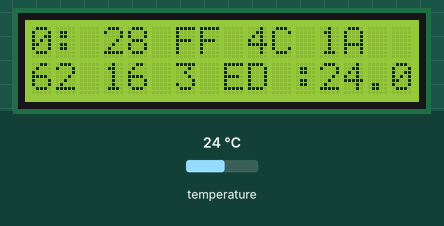
Bench run of a sketch on a simulated Arduino Uno, built with avr-gcc and run on an emulated ATmega328P. On the bench: 16×2 character LCD. Inputs (shaded band) come from the test bench; at power-on: temperature 24 °C.

Above: at 2.4 s.
2.5 s: temperature set to 12 °C
At 9.0 s:
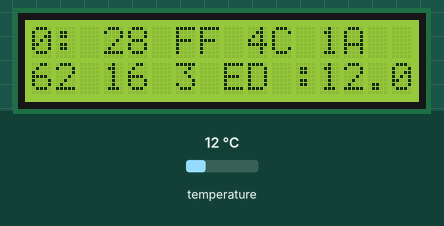
9.3 s: temperature set to 19 °C
At 14.1 s:
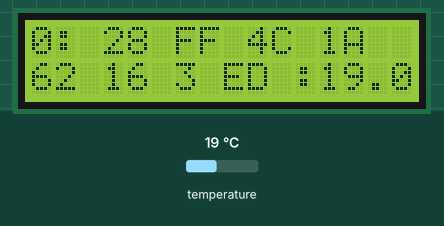
16.1 s: temperature set to 28 °C
At 20.4 s:
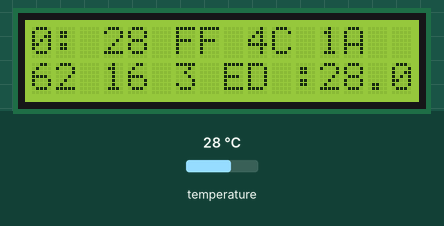
Timing chart, 0 to 21.9 s (numbered marks = the images above; inputs shaded):
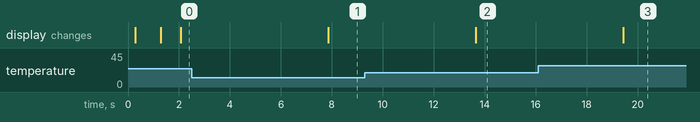

Measured:
- after the input at 2.5 s, the display: changes after 5.4 s (image 1)
- after the input at 9.3 s, the display: changes after 4.3 s (image 2)
- after the input at 16.1 s, the display: changes after 3.3 s (image 3)

The sketch:

naslovi.ino
```cpp
#include <OneWire.h>
#include <DallasTemperature.h>
#include <LiquidCrystal.h>

OneWire oneWire(5);
DallasTemperature sensors(&oneWire);
LiquidCrystal lcd(A3,A2,A1,A0,13,12);

int n;
//#define DHTTYPE DHT11

void setup() {
  lcd.begin(16, 2);
  delay(200);
  sensors.begin();
  n = sensors.getDeviceCount();
  lcd.setCursor(0, 0);
  lcd.print("found ");
  lcd.print(n);
  lcd.print(" devices         ");
  delay(1000);
  lcd.clear();
}

void loop() {
  float temp;
  int i;
//  uint8_t *naslov[8];
  byte naslov[8];
//  int naslov;

  sensors.requestTemperatures();
  for (i=0; i<n; i++) {

    (void)sensors.getAddress(naslov, i);
    lcd.setCursor(0, 0);
    lcd.print(i);
    lcd.print(": ");
    lcd.print(naslov[0], HEX); lcd.print(" ");
    lcd.print(naslov[1], HEX); lcd.print(" ");
    lcd.print(naslov[2], HEX); lcd.print(" ");
    lcd.print(naslov[3], HEX); lcd.print("           ");
    lcd.setCursor(0,1);
    lcd.print(naslov[4], HEX); lcd.print(" ");
    lcd.print(naslov[5], HEX); lcd.print(" ");
    lcd.print(naslov[6], HEX); lcd.print(" ");
    lcd.print(naslov[7], HEX); lcd.print(" :");

    temp = sensors.getTempCByIndex(i);
    lcd.print(temp,1);
    lcd.print("                  ");

    delay(5000);
  }

//  delay(1000);
}
// EOF
```
